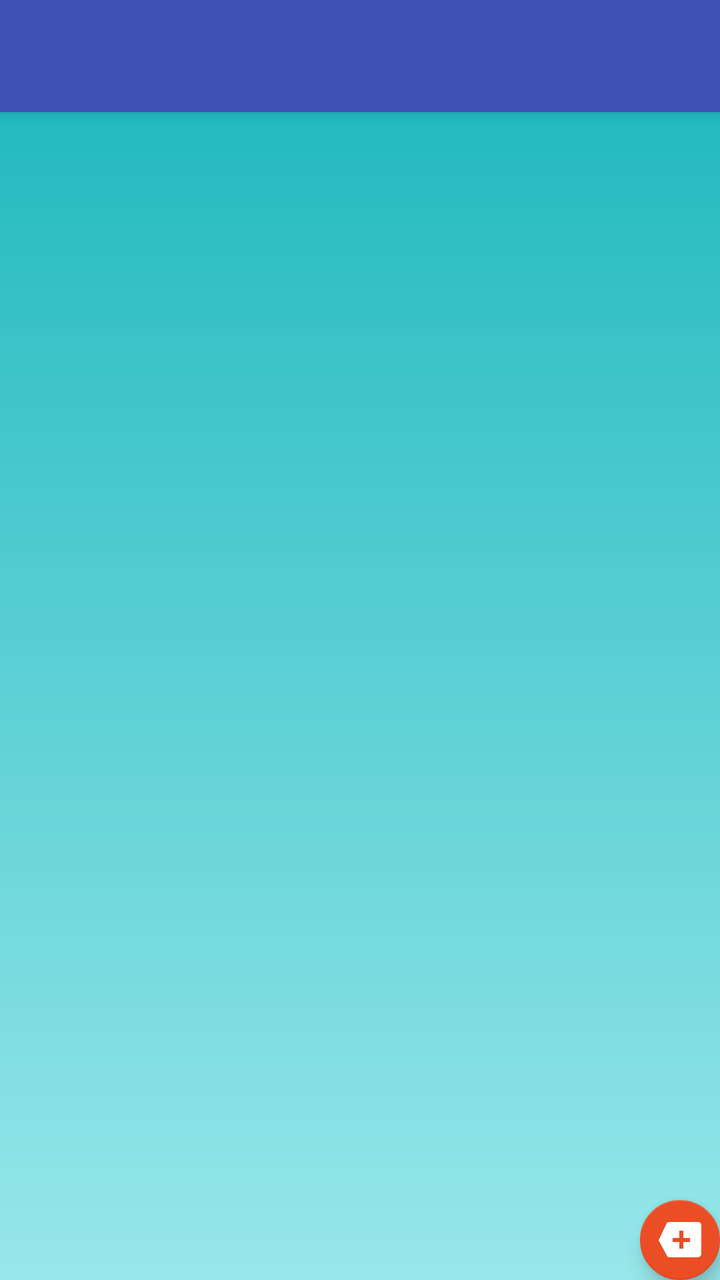
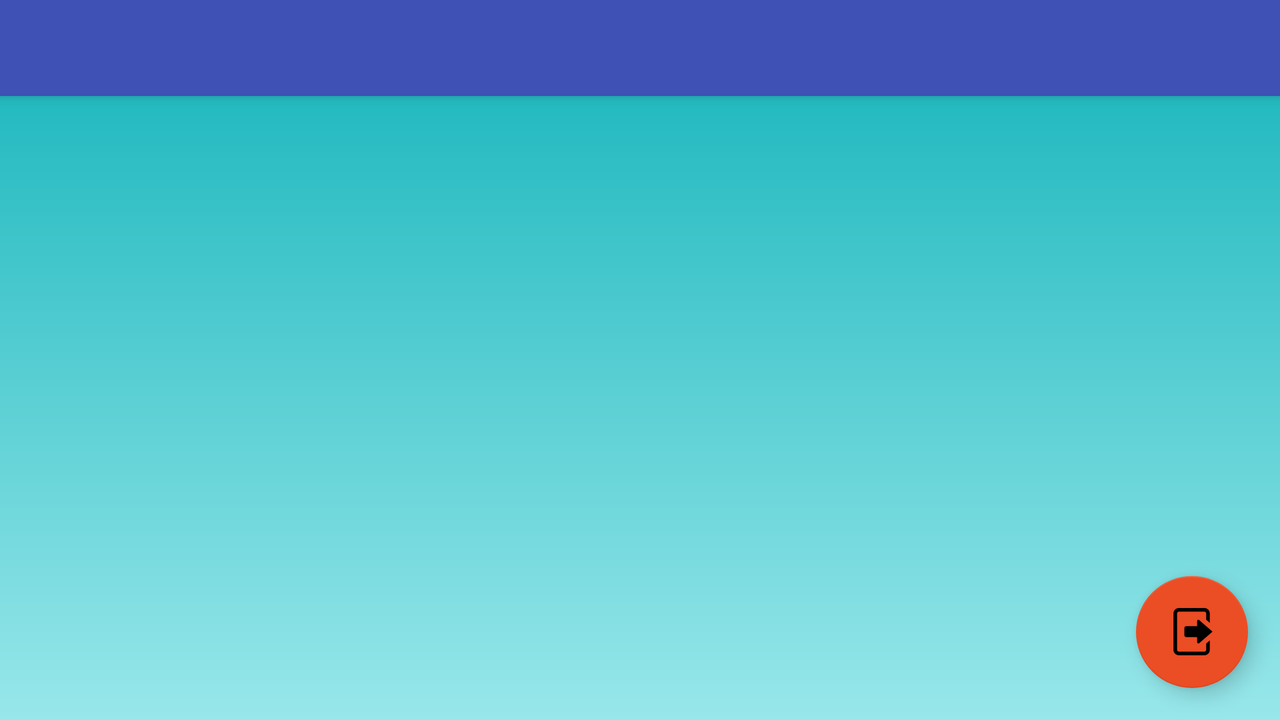

One screen, two layout resources from the same app: the default and the repository's alternative for another configuration. Each is rendered where Android would select it; the XML of both is given below.
<!-- AndroidManifest.xml: application theme AppTheme -->
<!-- res/layout/app_bar_principal.xml -->
<?xml version="1.0" encoding="utf-8"?>
<android.support.design.widget.CoordinatorLayout xmlns:android="http://schemas.android.com/apk/res/android"
    xmlns:app="http://schemas.android.com/apk/res-auto"
    xmlns:tools="http://schemas.android.com/tools"
    android:layout_width="match_parent"
    android:layout_height="match_parent"
    tools:context=".Principal">

    <android.support.design.widget.AppBarLayout
        android:layout_width="match_parent"
        android:layout_height="wrap_content"
        android:theme="@style/AppTheme.AppBarOverlay">

        <android.support.v7.widget.Toolbar
            android:id="@+id/toolbar"
            android:layout_width="match_parent"
            android:layout_height="match_parent"
            android:background="@color/colorPrimary"
            app:popupTheme="@style/AppTheme.PopupOverlay" />

    </android.support.design.widget.AppBarLayout>

    <include layout="@layout/content_principal" />


    <android.support.design.widget.FloatingActionButton
        android:id="@+id/fabNuevo_MostrarClientes"
        android:layout_width="wrap_content"
        android:layout_height="wrap_content"
        android:layout_gravity="bottom|end"
        android:clickable="true"
        android:onClick="nuevoCliente"
        app:backgroundTint="@color/Base"
        app:fabSize="mini"
        app:layout_constraintBottom_toBottomOf="parent"
        app:layout_constraintRight_toRightOf="parent"
        app:srcCompat="@android:drawable/stat_notify_more" />

</android.support.design.widget.CoordinatorLayout>
<!-- res/layout/content_principal.xml (included above) -->
<?xml version="1.0" encoding="utf-8"?>
<android.support.constraint.ConstraintLayout xmlns:android="http://schemas.android.com/apk/res/android"
    xmlns:app="http://schemas.android.com/apk/res-auto"
    xmlns:tools="http://schemas.android.com/tools"
    android:layout_width="match_parent"
    android:layout_height="match_parent"
    app:layout_behavior="@string/appbar_scrolling_view_behavior"
    tools:context=".Principal"
    android:background="@drawable/gradient_principal"
    tools:showIn="@layout/app_bar_principal">


    <android.support.v7.widget.RecyclerView
        android:id="@+id/rcvClientes_MostrarClientes"
        android:layout_width="match_parent"
        android:layout_height="match_parent"
        android:scrollbars="vertical" />

</android.support.constraint.ConstraintLayout>
<!-- resources referenced by this layout -->
<resources>
  <color name="Base">#eb4d25</color>
  <color name="colorPrimary">#3F51B5</color>
  <!-- drawable gradient_principal (drawable) -->
  <?xml version="1.0" encoding="utf-8"?>
  <shape xmlns:android="http://schemas.android.com/apk/res/android"
      android:shape="rectangle">
      <gradient
          android:startColor="@color/colorPrimario"
          android:endColor="@color/colorPrimarioOscuro"
          android:type="linear"
          android:angle="90"/>
  </shape>
  <style name="AppTheme.AppBarOverlay" parent="ThemeOverlay.AppCompat.Dark.ActionBar" />
  <style name="AppTheme.PopupOverlay" parent="ThemeOverlay.AppCompat.Light" />
  <style name="AppTheme" parent="Theme.AppCompat.Light.DarkActionBar">
          
          <item name="colorPrimary">@color/colorPrimary</item>
          <item name="colorPrimaryDark">@color/colorPrimaryDark</item>
          <item name="colorAccent">@color/colorAccent</item>
  
      </style>
  <color name="colorPrimario">#98e7ea</color>
  <color name="colorPrimarioOscuro">#23bac0</color>
  <color name="colorPrimaryDark">#303F9F</color>
  <color name="colorAccent">#FF4081</color>
</resources>
<!-- res/layout-land/app_bar_principal.xml (the repository's variant of the layout above) -->
<!-- drawn on the phone turned sideways -->
<?xml version="1.0" encoding="utf-8"?>
<android.support.design.widget.CoordinatorLayout xmlns:android="http://schemas.android.com/apk/res/android"
    xmlns:app="http://schemas.android.com/apk/res-auto"
    xmlns:tools="http://schemas.android.com/tools"
    android:layout_width="match_parent"
    android:layout_height="match_parent"
    tools:context=".Principal">

    <android.support.design.widget.AppBarLayout
        android:layout_width="match_parent"
        android:layout_height="wrap_content"
        android:theme="@style/AppTheme.AppBarOverlay">

        <android.support.v7.widget.Toolbar
            android:id="@+id/toolbar"
            android:layout_width="match_parent"
            android:layout_height="match_parent"
            android:background="@color/colorPrimary"
            app:popupTheme="@style/AppTheme.PopupOverlay" />

    </android.support.design.widget.AppBarLayout>

    <include layout="@layout/content_principal" />

    <android.support.design.widget.FloatingActionButton
        android:id="@+id/fab"
        android:layout_width="wrap_content"
        android:layout_height="wrap_content"
        android:layout_gravity="bottom|end"
        app:backgroundTint="@color/Base"
        android:layout_margin="@dimen/fab_margin"
        app:srcCompat="@drawable/ic_logout" />

</android.support.design.widget.CoordinatorLayout>
<!-- res/layout/app_bar_principal.xml (included above) -->
<?xml version="1.0" encoding="utf-8"?>
<android.support.design.widget.CoordinatorLayout xmlns:android="http://schemas.android.com/apk/res/android"
    xmlns:app="http://schemas.android.com/apk/res-auto"
    xmlns:tools="http://schemas.android.com/tools"
    android:layout_width="match_parent"
    android:layout_height="match_parent"
    tools:context=".Principal">

    <android.support.design.widget.AppBarLayout
        android:layout_width="match_parent"
        android:layout_height="wrap_content"
        android:theme="@style/AppTheme.AppBarOverlay">

        <android.support.v7.widget.Toolbar
            android:id="@+id/toolbar"
            android:layout_width="match_parent"
            android:layout_height="match_parent"
            android:background="@color/colorPrimary"
            app:popupTheme="@style/AppTheme.PopupOverlay" />

    </android.support.design.widget.AppBarLayout>

    <include layout="@layout/content_principal" />


    <android.support.design.widget.FloatingActionButton
        android:id="@+id/fabNuevo_MostrarClientes"
        android:layout_width="wrap_content"
        android:layout_height="wrap_content"
        android:layout_gravity="bottom|end"
        android:clickable="true"
        android:onClick="nuevoCliente"
        app:backgroundTint="@color/Base"
        app:fabSize="mini"
        app:layout_constraintBottom_toBottomOf="parent"
        app:layout_constraintRight_toRightOf="parent"
        app:srcCompat="@android:drawable/stat_notify_more" />

</android.support.design.widget.CoordinatorLayout>
<!-- resources referenced by the variant -->
<!-- as the phone turned sideways resolves them -->
<resources>
  <color name="Base">#eb4d25</color>
  <color name="colorPrimary">#3F51B5</color>
  <dimen name="fab_margin">16dp</dimen>
  <!-- drawable gradient_principal (drawable) -->
  <?xml version="1.0" encoding="utf-8"?>
  <shape xmlns:android="http://schemas.android.com/apk/res/android"
      android:shape="rectangle">
      <gradient
          android:startColor="@color/colorPrimario"
          android:endColor="@color/colorPrimarioOscuro"
          android:type="linear"
          android:angle="90"/>
  </shape>
  <!-- drawable ic_logout: png bitmap (drawable, 969 bytes) -->
  <style name="AppTheme.AppBarOverlay" parent="ThemeOverlay.AppCompat.Dark.ActionBar" />
  <style name="AppTheme.PopupOverlay" parent="ThemeOverlay.AppCompat.Light" />
  <style name="AppTheme" parent="Theme.AppCompat.Light.DarkActionBar">
          
          <item name="colorPrimary">@color/colorPrimary</item>
          <item name="colorPrimaryDark">@color/colorPrimaryDark</item>
          <item name="colorAccent">@color/colorAccent</item>
  
      </style>
  <color name="colorPrimario">#98e7ea</color>
  <color name="colorPrimarioOscuro">#23bac0</color>
  <color name="colorPrimaryDark">#303F9F</color>
  <color name="colorAccent">#FF4081</color>
</resources>
